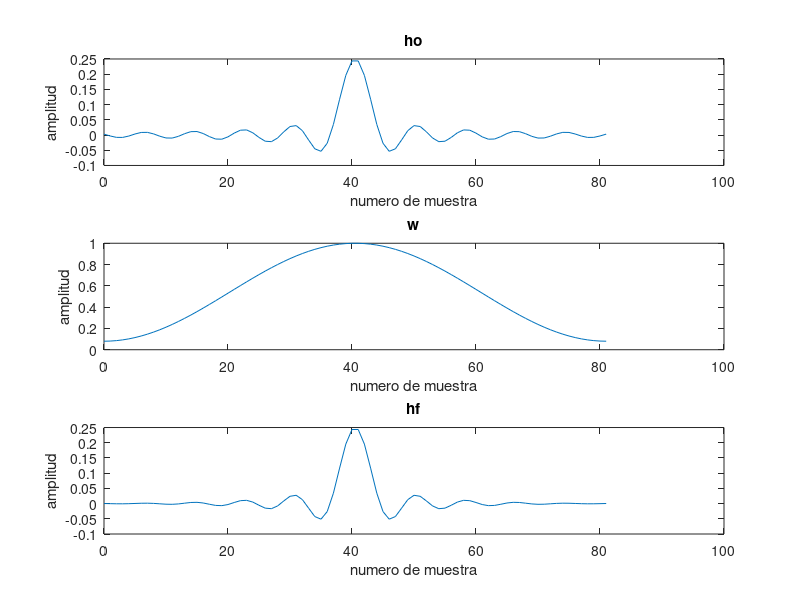
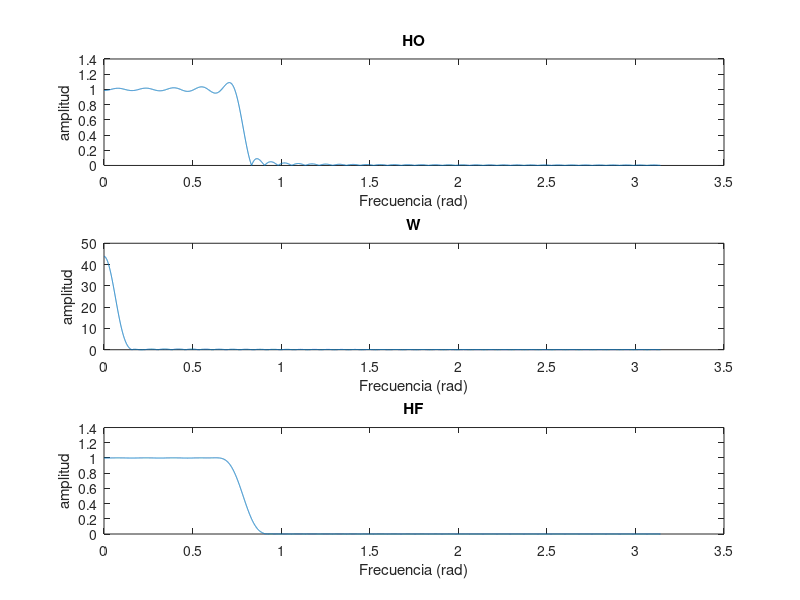

Write the MATLAB code that produced these figures, in order.
clear variables;    %Elimina toda las variables
close all;  %Cierra todas las ventanas/figure
clc;        %Limpia el Command Window    

%Parametros del Muestreo
N = 81; %Orden del filtro
tc = pi/4;  %Frecuencia de Corte

n = 0:N;

ho = sin(tc*(n-(N/2)))./(pi*(n-(N/2)));
%w = ones(1,N+1);   %Rectangular
w = hamming(N+1);
hf = ho'.*w;

figure();
subplot(3,1,1);plot(n,ho);title("ho");xlabel("numero de muestra");ylabel("amplitud");
subplot(3,1,2);plot(n,w);title("w");xlabel("numero de muestra");ylabel("amplitud");
subplot(3,1,3);plot(n,hf);title("hf");xlabel("numero de muestra");ylabel("amplitud");

%Frecuencia

[HO,FREC] = freqz(ho,1,8192,2*pi);
[W,~] = freqz(w,1,8192,2*pi);
[HF,~] = freqz(hf,1,8192,2*pi);


figure();
subplot(3,1,1);plot(FREC,abs(HO));title("HO");xlabel("Frecuencia (rad)");ylabel("amplitud");
subplot(3,1,2);plot(FREC,abs(W));title("W");xlabel("Frecuencia (rad)");ylabel("amplitud");
subplot(3,1,3);plot(FREC,abs(HF));title("HF");xlabel("Frecuencia (rad)");ylabel("amplitud");
